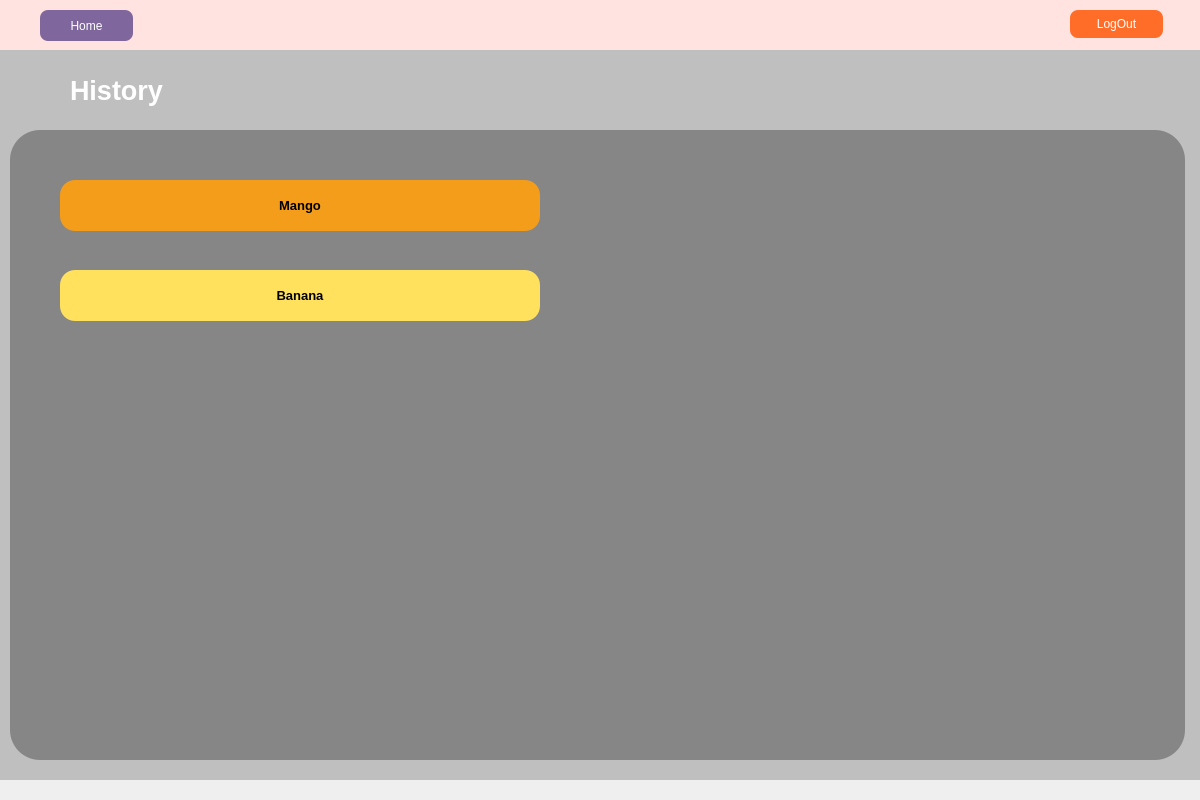
<?xml version="1.0" encoding="UTF-8"?>
<ui version="4.0">
 <class>Dialog</class>
 <widget class="QDialog" name="Dialog">
  <property name="geometry">
   <rect>
    <x>0</x>
    <y>0</y>
    <width>1200</width>
    <height>800</height>
   </rect>
  </property>
  <property name="windowTitle">
   <string>Dialog</string>
  </property>
  <widget class="QWidget" name="widget" native="true">
   <property name="geometry">
    <rect>
     <x>0</x>
     <y>0</y>
     <width>1200</width>
     <height>50</height>
    </rect>
   </property>
   <property name="styleSheet">
    <string notr="true">background-color: #FFE3E1</string>
   </property>
   <widget class="QPushButton" name="logOutButton">
    <property name="geometry">
     <rect>
      <x>1070</x>
      <y>10</y>
      <width>93</width>
      <height>28</height>
     </rect>
    </property>
    <property name="cursor">
     <cursorShape>PointingHandCursor</cursorShape>
    </property>
    <property name="styleSheet">
     <string notr="true">QPushButton#logOutButton{
background-color: #FF6D28;
border-radius: 8px;
color: white;
}

QPushButton#logOutButton:hover{ 
background-color: #ffffff;
color: black;
border: 1px solid #FF6D28
}



</string>
    </property>
    <property name="text">
     <string>LogOut</string>
    </property>
   </widget>
   <widget class="QPushButton" name="homeButton">
    <property name="geometry">
     <rect>
      <x>40</x>
      <y>10</y>
      <width>93</width>
      <height>31</height>
     </rect>
    </property>
    <property name="cursor">
     <cursorShape>PointingHandCursor</cursorShape>
    </property>
    <property name="styleSheet">
     <string notr="true">QPushButton#homeButton{
border-radius: 8px;
background-color: #7F669D;
color: white;
}

QPushButton#homeButton:hover{ 
background-color: #BA94D1;
color: black;
}



</string>
    </property>
    <property name="text">
     <string>Home</string>
    </property>
   </widget>
  </widget>
  <widget class="QLabel" name="label_3">
   <property name="geometry">
    <rect>
     <x>0</x>
     <y>50</y>
     <width>1200</width>
     <height>730</height>
    </rect>
   </property>
   <property name="styleSheet">
    <string notr="true">background: rgba(0, 0, 0, 0.2)
</string>
   </property>
   <property name="text">
    <string/>
   </property>
   <property name="scaledContents">
    <bool>false</bool>
   </property>
  </widget>
  <widget class="QPushButton" name="fruitSelection_2">
   <property name="geometry">
    <rect>
     <x>60</x>
     <y>270</y>
     <width>480</width>
     <height>51</height>
    </rect>
   </property>
   <property name="font">
    <font>
     <pointsize>10</pointsize>
     <weight>75</weight>
     <bold>true</bold>
    </font>
   </property>
   <property name="cursor">
    <cursorShape>PointingHandCursor</cursorShape>
   </property>
   <property name="styleSheet">
    <string notr="true">QPushButton#fruitSelection_2{
background-color: #FFE15D;
border-radius: 15px;
color: black;
}

QPushButton#fruitSelection_2:hover{ 
background-color: white;
color: black;
}



</string>
   </property>
   <property name="text">
    <string>Banana</string>
   </property>
  </widget>
  <widget class="QPushButton" name="fruitSelection_1">
   <property name="geometry">
    <rect>
     <x>60</x>
     <y>180</y>
     <width>480</width>
     <height>51</height>
    </rect>
   </property>
   <property name="font">
    <font>
     <pointsize>10</pointsize>
     <weight>75</weight>
     <bold>true</bold>
    </font>
   </property>
   <property name="cursor">
    <cursorShape>PointingHandCursor</cursorShape>
   </property>
   <property name="styleSheet">
    <string notr="true">QPushButton#fruitSelection_1{
background-color: #F49D1A;
border-radius: 15px;
color: black;
}

QPushButton#fruitSelection_1:hover{ 
background-color: white;
color: black;
}



</string>
   </property>
   <property name="text">
    <string>Mango</string>
   </property>
  </widget>
  <widget class="QLabel" name="label_2">
   <property name="geometry">
    <rect>
     <x>0</x>
     <y>50</y>
     <width>1200</width>
     <height>730</height>
    </rect>
   </property>
   <property name="text">
    <string/>
   </property>
   <property name="pixmap">
    <pixmap>../img/mixfruit.jpg</pixmap>
   </property>
   <property name="scaledContents">
    <bool>true</bool>
   </property>
  </widget>
  <widget class="QLabel" name="label">
   <property name="geometry">
    <rect>
     <x>70</x>
     <y>60</y>
     <width>131</width>
     <height>61</height>
    </rect>
   </property>
   <property name="font">
    <font>
     <pointsize>20</pointsize>
     <weight>75</weight>
     <bold>true</bold>
    </font>
   </property>
   <property name="styleSheet">
    <string notr="true">color: white</string>
   </property>
   <property name="text">
    <string>History</string>
   </property>
  </widget>
  <widget class="QLabel" name="label_5">
   <property name="geometry">
    <rect>
     <x>10</x>
     <y>130</y>
     <width>1175</width>
     <height>630</height>
    </rect>
   </property>
   <property name="font">
    <font>
     <pointsize>48</pointsize>
     <weight>75</weight>
     <bold>true</bold>
    </font>
   </property>
   <property name="layoutDirection">
    <enum>Qt::RightToLeft</enum>
   </property>
   <property name="styleSheet">
    <string notr="true">background: rgba(0, 0, 0, 0.3);
border-radius: 30px;
color: white;
</string>
   </property>
   <property name="text">
    <string/>
   </property>
   <property name="alignment">
    <set>Qt::AlignCenter</set>
   </property>
  </widget>
  <zorder>widget</zorder>
  <zorder>label_2</zorder>
  <zorder>label_3</zorder>
  <zorder>label</zorder>
  <zorder>label_5</zorder>
  <zorder>fruitSelection_1</zorder>
  <zorder>fruitSelection_2</zorder>
 </widget>
 <resources/>
 <connections/>
</ui>
